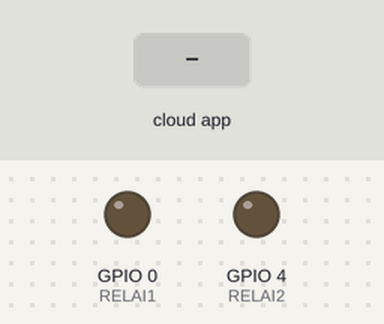
Bench run of a sketch on a simulated ESP8266 (NodeMCU). Parts: output pins drawn as LEDs (lit = HIGH). The inputs (shaded band) are chosen by the test bench. WiFi joins after 1.5 s; servers stay silent unless stated; what the sketch prints to the serial monitor is not drawn.

Above: at 2.7 s.
2.8 s: the phone or cloud app sets Light1 to 0
At 3.8 s:
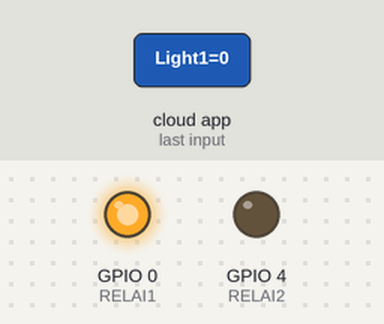
4.3 s: the phone or cloud app sets Light2 to 0
At 4.9 s:
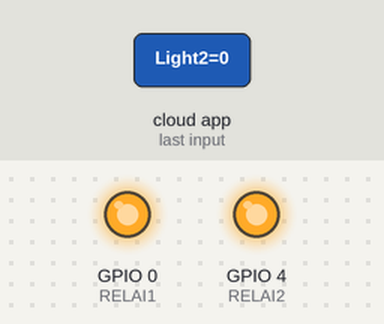
5.8 s: the phone or cloud app sets Light1 to 64
At 7.0 s:
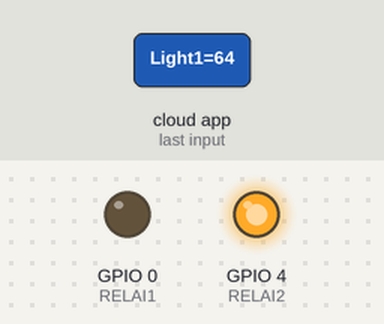
7.3 s: the phone or cloud app sets Light2 to 64
At 8.4 s:
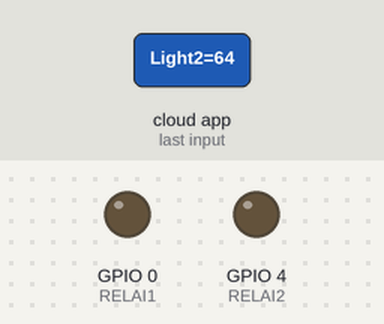
Timing chart, 0 to 9.8 s (numbered marks = the images above; inputs shaded):
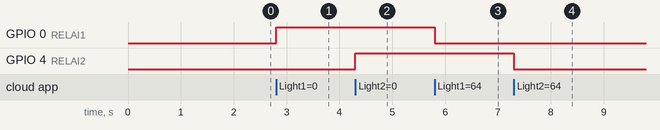

The sketch:

Esp8266-ESP32AlexaRelaySwitch.ino
```cpp
// (licence header left out)
#ifdef ARDUINO_ARCH_ESP32
#include <WiFi.h>
#include <ESPmDNS.h>
#else
#include <ESP8266WiFi.h>
#include <ESP8266mDNS.h>
#endif
#include <WiFiUdp.h>
#include <ArduinoOTA.h>

//#define ESPALEXA_ASYNC            //Uncomment for async operation (can fix empty body issue)
//#define ESPALEXA_NO_SUBPAGE       //Disable /espalexa status page
//#define ESPALEXA_DEBUG            //Activate debug serial logging
//#define ESPALEXA_MAXDEVICES 15    //Set maximum devices add-able to Espalexa
#include <Espalexa.h>

// Wifi settings
const char* ssid = "...";
const char* password = "...";

// Relais pins
#define RELAI1 0
#define RELAI2 4

// Prototypes
bool connectWifi();

// Callback functions
// New callback type, contains device pointer
void switchChangedLight1(EspalexaDevice* dev);
void switchChangedLight2(EspalexaDevice* dev);

// Create the devices yourself
EspalexaDevice* light1;
EspalexaDevice* light2;

bool wifiConnected = false;

Espalexa espalexa;

void setup() {
  Serial.begin(115200);

  // Set pinmode for the relays
  pinMode(RELAI1, OUTPUT);
  pinMode(RELAI2, OUTPUT);

  // Default turn on lights
  digitalWrite(RELAI1, LOW);
  digitalWrite(RELAI2, LOW);

  // Initialise wifi connection
  wifiConnected = connectWifi();

  if (!wifiConnected) {
    while (1) {
      Serial.println("Cannot connect to WiFi. Please check data and reset the ESP.");
      delay(2500);
    }
  }

  // ------ Espalexa ------
  // Define your devices here
  light1 = new EspalexaDevice("Light1", switchChangedLight1, EspalexaDeviceType::onoff);  //Non-dimmable device
  espalexa.addDevice(light1);
  light1->setValue(127); //Default turn on lights
  light2 = new EspalexaDevice("Light2", switchChangedLight2, EspalexaDeviceType::onoff);  //Non-dimmable device
  espalexa.addDevice(light2);
  light2->setValue(127); //Default turn on lights

  espalexa.begin();

  // ------ ArduinoOTA ------
  // Port defaults to 8266
  // ArduinoOTA.setPort(8266);

  // Hostname defaults to esp8266-[ChipID]
  ArduinoOTA.setHostname("light");

  // No authentication by default
  ArduinoOTA.setPassword("light");

  // Password can be set with it's md5 value as well
  // MD5(admin) = 21232f297a57a5a743894a0e4a801fc3
  // ArduinoOTA.setPasswordHash("21232f297a57a5a743894a0e4a801fc3");

  ArduinoOTA.onStart([]() {
    String type;
    if (ArduinoOTA.getCommand() == U_FLASH) {
      type = "sketch";
    } else {  // U_FS
      type = "filesystem";
    }

    // NOTE: if updating FS this would be the place to unmount FS using FS.end()
    Serial.println("Start updating " + type);
  });
  ArduinoOTA.onEnd([]() {
    Serial.println("\nEnd");
  });
  ArduinoOTA.onProgress([](unsigned int progress, unsigned int total) {
    Serial.printf("Progress: %u%%\r", (progress / (total / 100)));
  });
  ArduinoOTA.onError([](ota_error_t error) {
    Serial.printf("Error[%u]: ", error);
    if (error == OTA_AUTH_ERROR) {
      Serial.println("Auth Failed");
    } else if (error == OTA_BEGIN_ERROR) {
      Serial.println("Begin Failed");
    } else if (error == OTA_CONNECT_ERROR) {
      Serial.println("Connect Failed");
    } else if (error == OTA_RECEIVE_ERROR) {
      Serial.println("Receive Failed");
    } else if (error == OTA_END_ERROR) {
      Serial.println("End Failed");
    }
  });
  ArduinoOTA.begin();
  Serial.println("ArduinoOTA ready");
}

void loop() {
  espalexa.loop();
  ArduinoOTA.handle();
  delay(1);
}

// Our callback functions
void switchChangedLight1(EspalexaDevice* d) {
  if (d == nullptr) return;  //this is good practice, but not required

  Serial.print(d->getName() + " changed to ");
  if (d->getValue()) {
    Serial.println("ON");
    digitalWrite(RELAI1, LOW);
  } else {
    Serial.println("OFF");
    digitalWrite(RELAI1, HIGH);
  }
}

void switchChangedLight2(EspalexaDevice* d) {
  if (d == nullptr) return;  //this is good practice, but not required

  Serial.print(d->getName() + " changed to ");
  if (d->getValue()) {
    Serial.println("ON");
    digitalWrite(RELAI2, LOW);
  } else {
    Serial.println("OFF");
    digitalWrite(RELAI2, HIGH);
  }
}

// Connect to wifi – returns true if successful or false if not
bool connectWifi() {
  bool state = true;
  int i = 0;

  WiFi.mode(WIFI_STA);
  WiFi.begin(ssid, password);
  Serial.println("");
  Serial.println("Connecting to WiFi");

  // Wait for connection
  Serial.print("Connecting...");
  while (WiFi.status() != WL_CONNECTED) {
    delay(500);
    Serial.print(".");
    if (i > 20) {
      state = false;
      break;
    }
    i++;
  }
  Serial.println("");
  if (state) {
    Serial.print("Connected to ");
    Serial.println(ssid);
    Serial.print("IP address: ");
    Serial.println(WiFi.localIP());
  } else {
    Serial.println("Connection failed.");
  }
  return state;
}
```

Measured:
- after the input at 2.8 s, GPIO 0 (RELAI1): LOW → HIGH at once
- after the input at 4.3 s, GPIO 4 (RELAI2): LOW → HIGH at once
- after the input at 5.8 s, GPIO 0 (RELAI1): HIGH → LOW at once
- after the input at 7.3 s, GPIO 4 (RELAI2): HIGH → LOW at once
